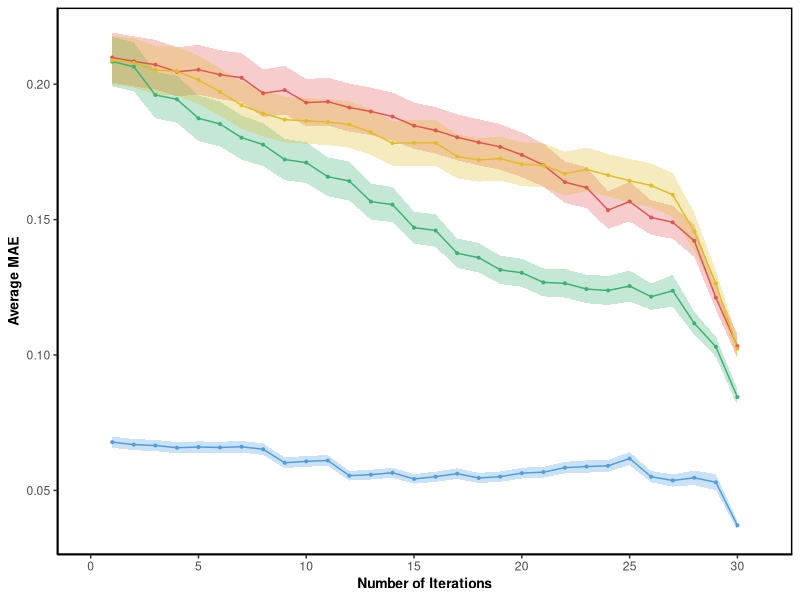
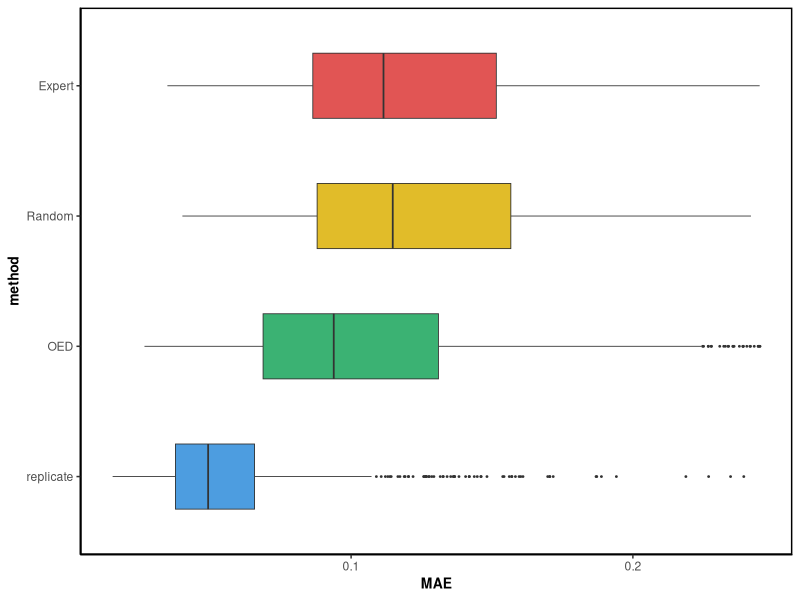
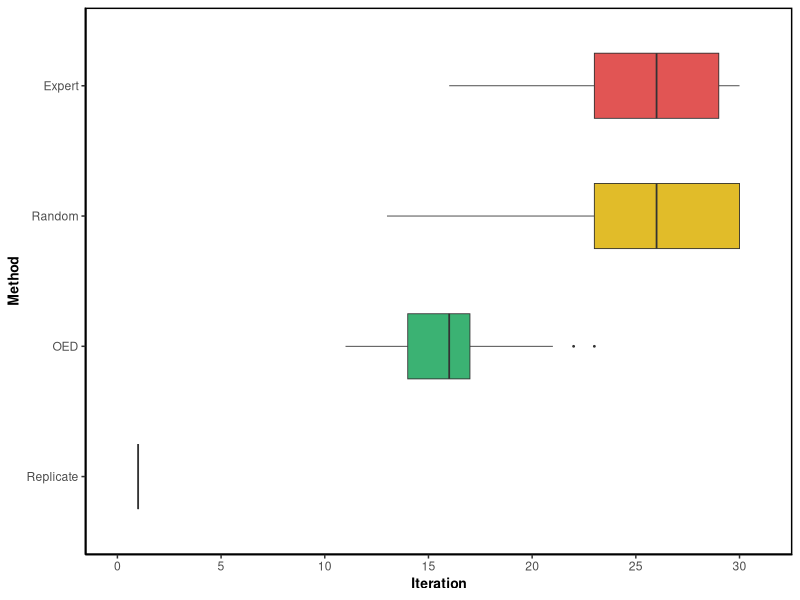
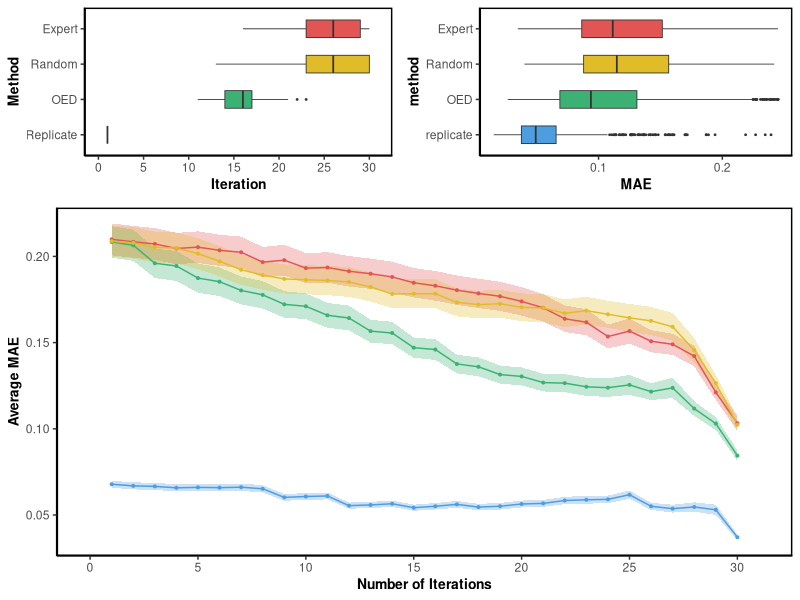
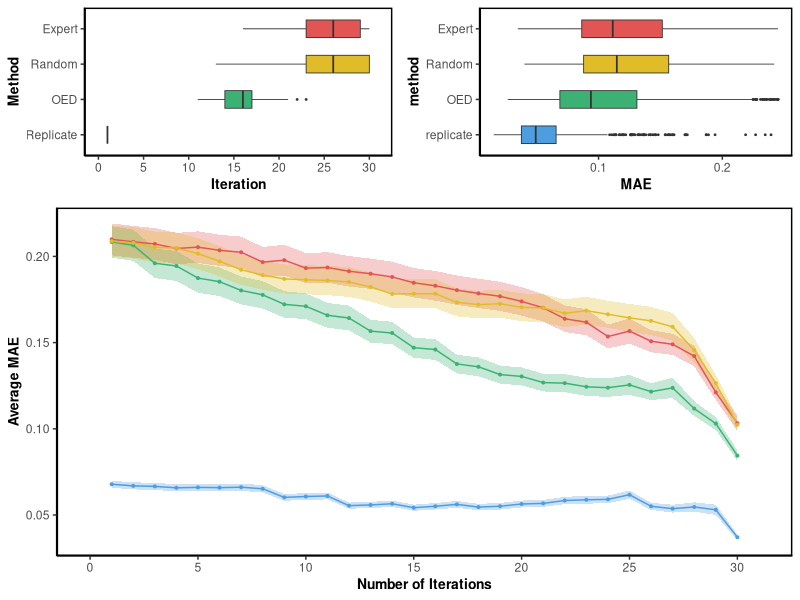

These charts were generated, in order, by the following R code:
#' Reproduce Figure 2B in the manuscript
#' Inputs: "./data/simulation_runs_prediction_MAEs.csv"
#'         "./data/simulation_runs_iteratinos_MAE_LT_147_MI.csv"
#' Output: "./figures/figure_2B.pdf"
#'          

library(dplyr)
library(ggplot2)
library(scales)
require(cowplot)
library(gridExtra)
library(reshape2)

#' Get the personalized theme used throughout the script
get_custom_theme <- function() {
  font_ratio <- 1.25
  return(theme(panel.grid.major = element_blank(), 
               panel.grid.minor = element_blank(),
               panel.background = element_blank(),
               legend.box.background = element_blank(),
               plot.title = element_text(hjust = 0.5),
               legend.title=element_blank(),
               legend.key.width = unit(3, "line"),
               legend.key = element_blank(),
               legend.position = "none",
               strip.background = element_blank(),
               axis.line = element_line(colour = "black"),
               panel.border = element_rect(fill=NA, size=1),
               legend.key.size = unit(0.5, "cm"),
               axis.text = element_text(size=7*font_ratio),
               axis.title = element_text(size=8*font_ratio, face='bold'),
               text = element_text(family="Helvetica", size=7*font_ratio)))
}

#' Calculate the mean and confidence intervals for a given iteration.
my_t_test <- function(x){
  summary <- t.test(x, mu=mean(x), conf.level = 0.95)
  names(summary$estimate) <- NULL
  list(mean=summary$estimate[1], l=summary$conf.int[1], h=summary$conf.int[2])
}

#' Calculate the mean and condifence intervals for all iterations.
get_summary <- function(df_Diff, method){
  summ <- apply(df_Diff, 2, my_t_test)
  df_summ <- bind_rows(summ)
  df_summ$iteration <- c(1:num_iter)
  df_summ$method <- method
  
  return(df_summ)
}

# General settings
colors_assigned <- c("OED"="#3bb273","replicate"="#4d9de0" ,"Replicate"="#4d9de0", 
                     "Random"="#e1bc29", "Expert"="#e15554", "Imbalance" = "#000000",
                     "-1"="#e15554", "1"="#4d9de0")
OED_Method_Name_Other = "EN"
OED_Method_Name = "MI"
num_iter <- 30
set.seed(1)
percent_format(digits = 0)


# 1) Read the data
df <- read.table(file.path("./data/simulation_runs_prediction_MAEs.csv"), sep = ",", header = TRUE )

# 2) Calculate mean and confidence intervals per-iteration for each method
df_summ_Random <- get_summary(df[df$method == "Random", c(1:num_iter)], "Random")
df_summ_OED <- get_summary(df[df$method == OED_Method_Name, c(1:num_iter)], "OED")
df_summ_Expert <- get_summary(df[df$method == "Expert", c(1:num_iter)], "Expert")
df_summ_Replicate <- get_summary(df[df$method == "replicate", c(1:num_iter)], "Replicate")
df_summ <- rbind(df_summ_OED, df_summ_Expert, df_summ_Replicate, df_summ_Random)

# 3) Plot the summary in figure_2B_p1.pdf
gPlot_p1 <- ggplot(df_summ, aes(x=iteration, y=mean, ymin=l, ymax=h, fill=method, colour=method))+
  geom_ribbon(alpha=0.3, colour = NA)+
  geom_line()+
  geom_point(size = 0.7)+
  scale_x_continuous("Number of Iterations", breaks = seq(0, num_iter, by = 5), limits = c(0, 31))+
  scale_y_continuous("Average MAE")+
  scale_fill_manual(values = colors_assigned)+
  scale_colour_manual(values = colors_assigned)+
  get_custom_theme()
print(gPlot_p1)

# 4) Create data summary relating to the iteration with maximum gap in MAE 
#       between the random and OED methods (iteration 23)
df_oed_means <- df_summ[df_summ$method == "OED", c("iteration", "mean")]
df_rnd_means <- df_summ[df_summ$method == "Random",c("iteration", "mean")]
idx_max_gap <- df_oed_means[which.max(df_rnd_means$mean - df_oed_means$mean),]$iteration
df_max_iter <- df[df$method != OED_Method_Name_Other ,c(idx_max_gap, ncol(df))]
df_max_iter$method <- factor(df_max_iter$method)
levels(df_max_iter$method)[levels(df_max_iter$method)==OED_Method_Name] <- "OED"
df_max_iter$method <- factor(df_max_iter$method, levels=c("replicate", "OED", "Random", "Expert"))
colnames(df_max_iter) <- c("MAE", "method")

# 5) Plot the boxplot for MAEs at iteration with maximum gap
gPlot_p2 <- ggplot(df_max_iter, aes(y=MAE, x=method, fill=method))+
  geom_boxplot(width=.5, outlier.size = .3, lwd = .3)+
  scale_y_continuous(limits = quantile(df_max_iter$MAE, c(0.0, 0.9)), breaks = c(0.1, 0.2))+
  #scale_y_continuous(limits = c(mae_min, mae_max))+
  coord_flip()+
  scale_fill_manual(values = colors_assigned)+
  get_custom_theme()
print(gPlot_p2)

# 6) Find number of iterations necessary to achive error of OED at iteration 15 (MAE=0.147)
df_iter <- read.table(file.path("./data/simulation_runs_iteratinos_MAE_LT_147_MI.csv"), sep = ",", header = TRUE )
df_iter$Replicate <- 1
df_iter_m <- melt(df_iter, measure.vars = colnames(df_iter), value.name = "Iteration", variable.name = "Method")
df_iter_m$Method <- factor(df_iter_m$Method, levels=c("Replicate", "OED", "Random", "Expert"))
# Calculate pvalue for : OED reaches error before Random
t.test(df_iter$OED, df_iter$Random, alternative = "less", paired = TRUE)

# 7) Plot the boxplot for number of iterations necessary to achive error of OED at iteration 15 (MAE=0.147)
gPlot_p3 <- ggplot(df_iter_m, aes(y=Iteration, x=Method, fill=Method))+
  geom_boxplot(width=.5, outlier.size = .3, lwd = .3)+
  scale_y_continuous(na.value = 31, breaks = seq(0, num_iter, by = 5), limits = c(0, 31))+
  scale_fill_manual(values = colors_assigned)+
  coord_flip()+
  get_custom_theme()
print(gPlot_p3)  

gCombA <- plot_grid(gPlot_p3, gPlot_p2, ncol=2, nrow = 1, rel_widths = c(1,1))
gComb <- plot_grid(gCombA, gPlot_p1, ncol=1, nrow = 2, rel_heights = c(1, 2))
print(gComb)
ggsave("./figures/figure_2B.pdf", gComb, dpi = 600, width=5 , height =  3.5)
